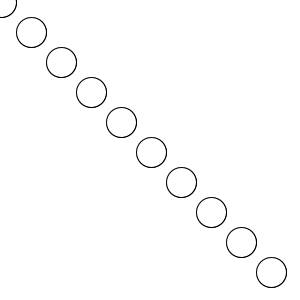
Frame 1 (no input)
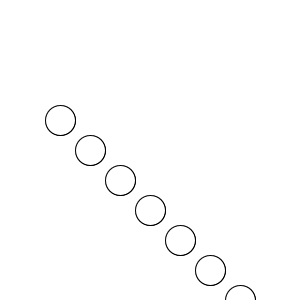
Frame 60 (the mouse pressed at the canvas centre just before this capture)
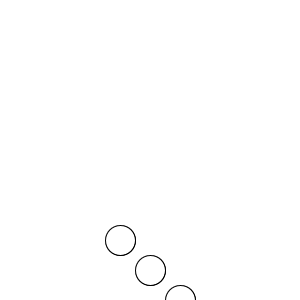
Frame 120 (the mouse held since frame 60 and released just before this capture)

The Processing sketch that drew these frames (run headless with seeded random() and noise(); from frame 60 on, the mouse is pressed at the canvas centre):

// Processing sketch: TaskFour
// ── TaskFour.pde
Circle[] circles = new Circle[10]; //4.b adding an array holding 10 instances of Circle //4.h decalring the array as well
Circle myCircle1;
void setup() { //4.a adding setup and setting size of canvas
  size(300, 300);
  myCircle1 = new Circle(150,150); //4.e creating one object 
  myCircle1.displayCircle(); //4.g displaying the object to the canvas
  for(int i=0;i<10;i++){ //4.i loop to making 10 instances of the class Circle giving each object unique values with i
  circles[i]= new Circle(i*30,i*30); //4.j adding the instances to the array
  circles[i].displayCircle(); //
  
  }
} 
void draw(){
  background(255);
 for(Circle i : circles){ //4.l using a for each loop to apply move on each of the elements in the array inside draw. 
   i.moveCircle(1,2);
  i.displayCircle();
 }
  
}

// ── class_circles.pde
class Circle{ //4.c writing the class circle 
 int xPos;
 int yPos;
  Circle(int xPosTmp, int yPosTmp){ //4.d writing the constructor that takes the two arguments xPos and yPos
    xPos = xPosTmp;
    yPos = yPosTmp;
    
  }
  void displayCircle(){ //4.f making the method that will display the circle
  ellipse(xPos,yPos,30,30);
  
  }
  void moveCircle(int xPostmp1, int yPostmp1){ //4.k method move that makes the circles move 
    println(xPos+" "+yPos);
    ellipse(xPos+=xPostmp1,yPos+=yPostmp1,30,30);
  }
  
  
}
